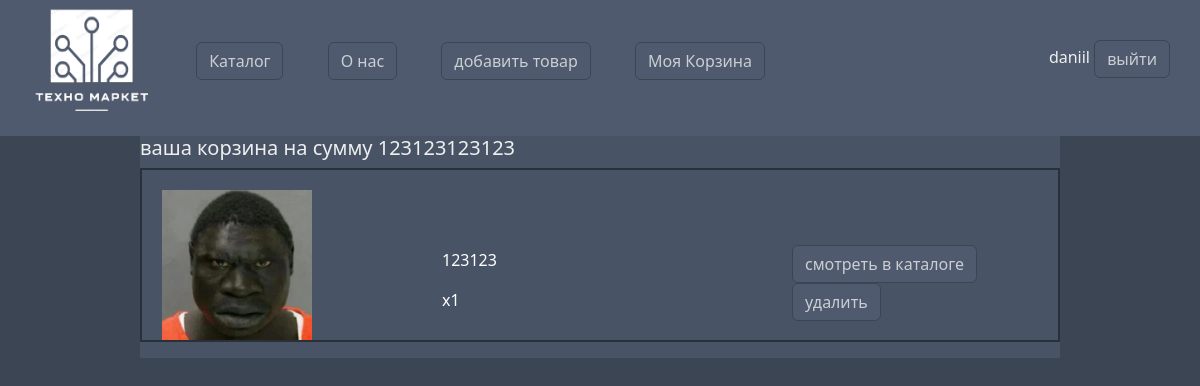
Page /MuBucket/ (signed in) on the earlier database version.
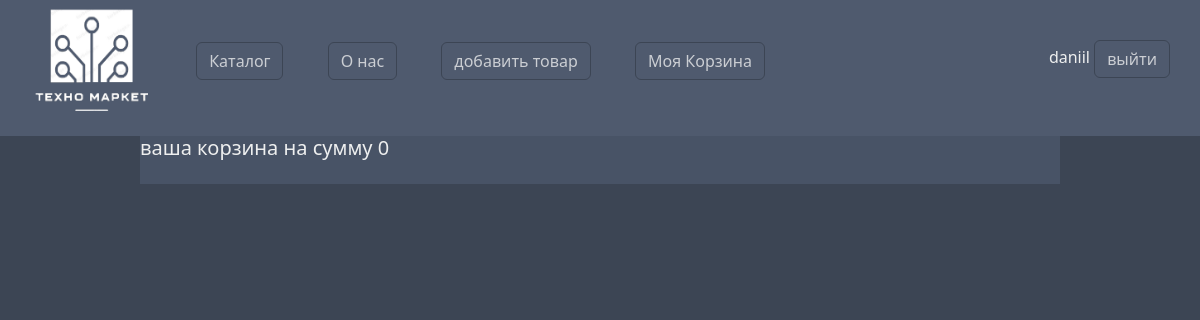
Same page on the later database version.
### techMarket/models.py (models this page shows, shortened)
class Backet (models.Model):
    user = models.ForeignKey(User, on_delete=models.CASCADE)
    unit = models.ForeignKey(Unit,on_delete=models.CASCADE)
    l = models.IntegerField(default=0)

class Unit(models.Model):
    title = models.CharField(max_length=2000)
    about = models.TextField()
    character = models.TextField()
    price = models.IntegerField()
    photo = models.ImageField(upload_to='UnitPh/')
    cat = models.ForeignKey(Category,on_delete=models.CASCADE)

### techMarket/views.py (the view)
# urls.py: path('MuBucket/',views.ShBucket,name='ShBucket'),
@login_required(login_url='techMarket:login')
def ShBucket(request):
    user = request.user
    b = Backet.objects.filter(user=user)
    price = 0
    for i in b:
        if i.l > 1:
            price = price + int(i.unit.price) * i.l
        else:
            price = price + int(i.unit.price)
    return render(request,'bucket.html',{'unit':b,'price':price})

### techMarket/templates/bucket.html (shortened to what this page needs)
{% extends 'base.html' %}
{%load static%}
{%block content%}
<div>
    <h1>ваша корзина на сумму {{price}}</h1>
{%for u in unit %}
<div class="cart">
    <div class="photo"><img class="photo" src="{{u.unit.photo.url}}"></div>
    <div class="cat_about">
    <p>{{u.unit.title}}</p>
    <p>x{{u.l}}</p>
    </div>
    <div class="cat_btn">
    <a class="btn btn_a" href="{%url 'techMarket:ShowUnit' u.unit.pk %}">смотреть в каталоге</a>
    <a class="btn btn_a" href="{%url 'techMarket:DelBucket' u.id %}">удалить</a>
    </div>
</div>
{%endfor%}
</div>
{%endblock%}

Differences in the rows shown:
removed Backet: unit.photo (picture), unit "123123", l "1"
Other differences:
{{ price }}: "123123123123" → "0"
